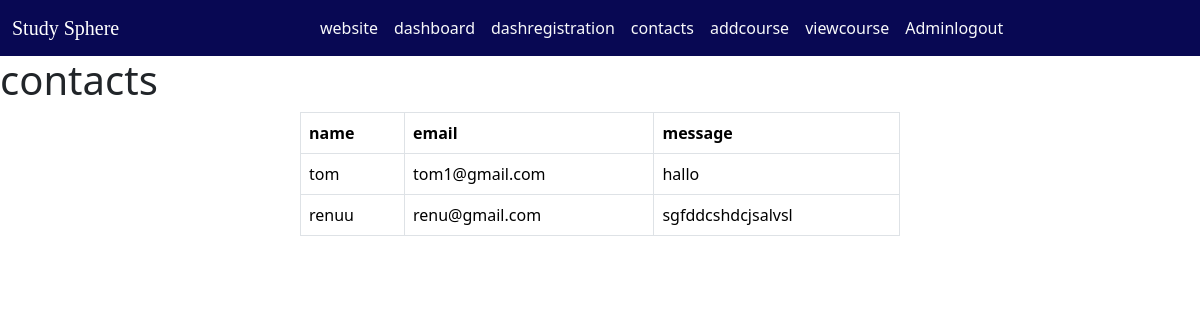
The app's page /contacts (signed in) with its own data.
### app2/models.py (models this page shows, shortened)
class Contacts(models.Model):
    con_name =models.CharField(max_length=255)
    con_email = models.EmailField(max_length=255)
    con_message =models.TextField()

### app2/views.py (the view)
# urls.py: path('contacts',views.contacts,name='contacts'),
def contacts(request):
    if "adminuser" not in request.session:
        return HttpResponseRedirect("/dashboardlogin")
    cons = Contacts.objects.all().values()
    context = {
        'contacts':cons
    }
    template=loader.get_template("dashboard/contacts.html")
    return HttpResponse(template.render(context,request))

### app2/templates/dashboard/contacts.html (shortened to what this page needs)
{% extends 'dashboard/dashboardmaster.html' %}
{% load static %}
{% block content %}
<h1 class="demo">contacts</h1>
<table class="table  table-bordered  w-50   mx-auto">
    <thead>
        <tr>
            <th>name</th>
            <th>email</th>
            <th>message</th>
        </tr>
    </thead>
    <tbody>
        {% for x in contacts %}
        <tr>
            <td>{{x.con_name }}</td>
            <td>{{ x.con_email }}</td>
            <td>{{ x.con_message }}</td>
        </tr>
        {% endfor %}
    </tbody>
</table>
{% endblock %}

### records on screen
Contacts: con_name "tom", con_email "tom1@gmail.com", con_message "hallo"
Contacts: con_name "renuu", con_email "renu@gmail.com", con_message "sgfddcshdcjsalvsl"
